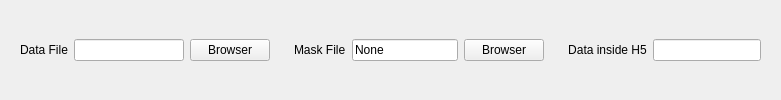
                <widget class="QWidget" name="widget_22" native="true">
                 <property name="sizePolicy">
                  <sizepolicy hsizetype="Preferred" vsizetype="Fixed">
                   <horstretch>0</horstretch>
                   <verstretch>0</verstretch>
                  </sizepolicy>
                 </property>
                 <layout class="QHBoxLayout" name="horizontalLayout_24" stretch="1,1,0">
                  <item>
                   <widget class="QWidget" name="widget_23" native="true">
                    <layout class="QHBoxLayout" name="horizontalLayout_25" stretch="0,1,0">
                     <item>
                      <widget class="QLabel" name="label_20">
                       <property name="sizePolicy">
                        <sizepolicy hsizetype="Preferred" vsizetype="Preferred">
                         <horstretch>0</horstretch>
                         <verstretch>0</verstretch>
                        </sizepolicy>
                       </property>
                       <property name="mouseTracking">
                        <bool>true</bool>
                       </property>
                       <property name="toolTip">
                        <string extracomment="All H5 and CXI files are selected as data file, and &quot;mask.npy&quot; is mask file">&lt;html&gt;&lt;head/&gt;&lt;body&gt;&lt;p&gt;Specify ONE H5 data file.&lt;/p&gt;&lt;/body&gt;&lt;/html&gt;</string>
                       </property>
                       <property name="statusTip">
                        <string extracomment="All H5 and CXI files are selected as data file, and &quot;mask.npy&quot; is mask file"/>
                       </property>
                       <property name="whatsThis">
                        <string extracomment="All H5 and CXI files are selected as data file, and &quot;mask.npy&quot; is mask file"/>
                       </property>
                       <property name="text">
                        <string>Data File</string>
                       </property>
                      </widget>
                     </item>
                     <item>
                      <widget class="QLineEdit" name="lineEdit_3">
                       <property name="sizePolicy">
                        <sizepolicy hsizetype="Expanding" vsizetype="Fixed">
                         <horstretch>1</horstretch>
                         <verstretch>0</verstretch>
                        </sizepolicy>
                       </property>
                       <property name="readOnly">
                        <bool>true</bool>
                       </property>
                      </widget>
                     </item>
                     <item>
                      <widget class="QPushButton" name="pushButton_8">
                       <property name="sizePolicy">
                        <sizepolicy hsizetype="Minimum" vsizetype="Fixed">
                         <horstretch>0</horstretch>
                         <verstretch>0</verstretch>
                        </sizepolicy>
                       </property>
                       <property name="toolTip">
                        <string extracomment=".h5 data file"/>
                       </property>
                       <property name="text">
                        <string>Browser</string>
                       </property>
                      </widget>
                     </item>
                    </layout>
                   </widget>
                  </item>
                  <item>
                   <widget class="QWidget" name="widget_34" native="true">
                    <layout class="QHBoxLayout" name="horizontalLayout_30" stretch="0,1,0">
                     <item>
                      <widget class="QLabel" name="label_29">
                       <property name="toolTip">
                        <string>&lt;html&gt;&lt;head/&gt;&lt;body&gt;&lt;p&gt;support &amp;quot;.npy&amp;quot; &amp;amp; binary file&lt;/p&gt;&lt;/body&gt;&lt;/html&gt;</string>
                       </property>
                       <property name="text">
                        <string>Mask File</string>
                       </property>
                      </widget>
                     </item>
                     <item>
                      <widget class="QLineEdit" name="lineEdit_6">
                       <property name="text">
                        <string>None</string>
                       </property>
                       <property name="readOnly">
                        <bool>true</bool>
                       </property>
                      </widget>
                     </item>
                     <item>
                      <widget class="QPushButton" name="pushButton_10">
                       <property name="toolTip">
                        <string extracomment=".npy mask file"/>
                       </property>
                       <property name="text">
                        <string>Browser</string>
                       </property>
                      </widget>
                     </item>
                    </layout>
                   </widget>
                  </item>
                  <item>
                   <widget class="QWidget" name="widget_24" native="true">
                    <layout class="QHBoxLayout" name="horizontalLayout_26">
                     <item>
                      <widget class="QLabel" name="label_21">
                       <property name="sizePolicy">
                        <sizepolicy hsizetype="Preferred" vsizetype="Preferred">
                         <horstretch>0</horstretch>
                         <verstretch>0</verstretch>
                        </sizepolicy>
                       </property>
                       <property name="toolTip">
                        <string extracomment="All H5 and CXI files are selected as data file, and &quot;mask.npy&quot; is mask file"/>
                       </property>
                       <property name="text">
                        <string>Data inside H5</string>
                       </property>
                       <property name="alignment">
                        <set>Qt::AlignCenter</set>
                       </property>
                      </widget>
                     </item>
                     <item>
                      <widget class="QLineEdit" name="lineEdit_4">
                       <property name="sizePolicy">
                        <sizepolicy hsizetype="Expanding" vsizetype="Fixed">
                         <horstretch>1</horstretch>
                         <verstretch>0</verstretch>
                        </sizepolicy>
                       </property>
                      </widget>
                     </item>
                    </layout>
                   </widget>
                  </item>
                 </layout>
                </widget>
